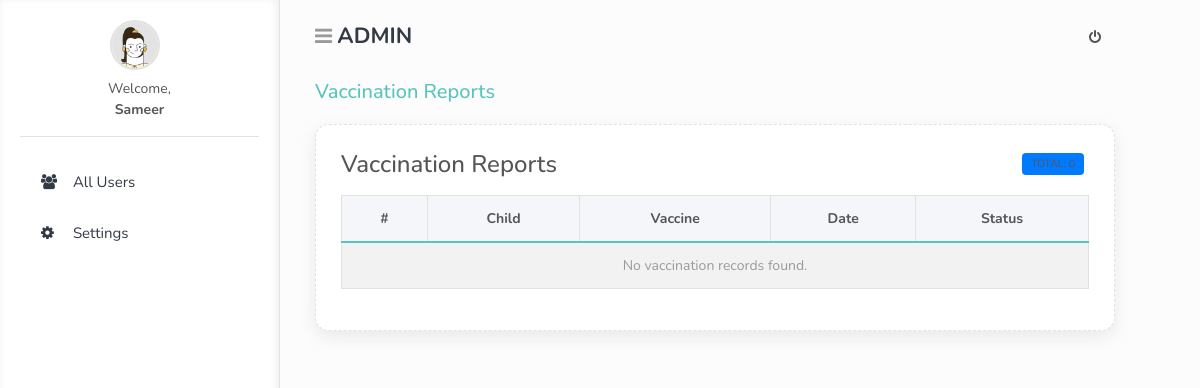
Before: /mainadmin/reports.php (signed in) with the older database file.
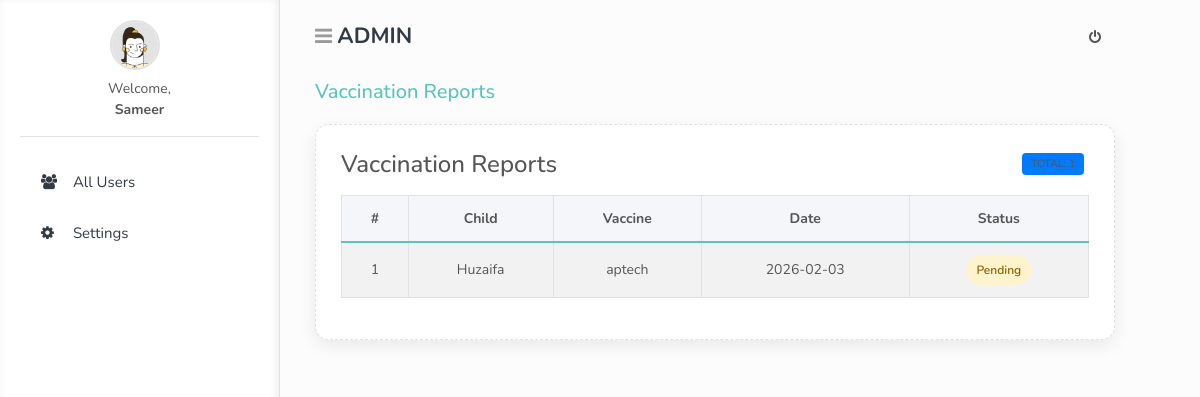
After: the same page with the newer database file.
### tables this page shows
CREATE TABLE `bookings` (
  `id` int(11) NOT NULL,
  `child_id` int(11) DEFAULT NULL,
  `hospital_id` int(11) DEFAULT NULL,
  `vaccine_name` varchar(100) DEFAULT NULL,
  `booking_date` date DEFAULT NULL,
  `status` varchar(30) DEFAULT NULL,
  `created_at` timestamp NOT NULL DEFAULT current_timestamp()
);

CREATE TABLE `children` (
  `child_id` int(11) NOT NULL,
  `parent_id` int(11) NOT NULL,
  `child_name` varchar(100) NOT NULL,
  `birth_date` date NOT NULL,
  `vaccination_status` varchar(50) DEFAULT 'Pending'
);

### mainadmin/reports.php (the view, shortened to what this page needs)
<?php
include '../base/header.php';
include '../includes/db.php';
$result = mysqli_query($conn, "
    SELECT
        c.child_name,
        b.vaccine_name,
        b.booking_date,
        b.status
    FROM bookings b
    JOIN children c ON c.child_id = b.child_id
    ORDER BY b.booking_date DESC
");
?>
<div class="card report-card">
    <div class="d-flex justify-content-between align-items-center mb-3">
        <h4 class="m-0">Vaccination Reports</h4>
        <span class="badge bg-primary">
        </span>
    </div>
    <table class="table table-striped table-bordered table-hover text-center align-middle">
        <thead>
            <tr>
                <th>#</th>
                <th>Child</th>
                <th>Vaccine</th>
                <th>Date</th>
                <th>Status</th>
            </tr>
        </thead>
        <tbody>
        <?php
        $i = 1;
        if (mysqli_num_rows($result) > 0):
            while ($r = mysqli_fetch_assoc($result)):
                $statusRaw = $r['status'] ?? '';
                $status = trim((string)$statusRaw);
                $badgeClass = 'status-other';
                if (strtolower($status) === 'pending') $badgeClass = 'status-pending';
        ?>
            <tr>
                <td><?= $i++ ?></td>
                <td><?= htmlspecialchars($r['child_name']) ?></td>
                <td><?= htmlspecialchars($r['vaccine_name'] ?? '') ?></td>
                <td><?= htmlspecialchars($r['booking_date'] ?? '') ?></td>
                <td>
                    <span class="status-pill <?= $badgeClass ?>">
                        <?= htmlspecialchars($status ?: 'N/A') ?>
                    </span>
                </td>
            </tr>
        <?php
            endwhile;
        else:
        ?>
            <tr>
                <td colspan="5" class="text-muted text-center">
                    No vaccination records found.
                </td>
            </tr>
        <?php endif; ?>
        </tbody>
    </table>
</div>
<?php include '../base/footer.php'; ?>

Changed rows visible on the page:
added bookings: child.child_name "Huzaifa", vaccine_name "aptech", booking_date "2026-02-03", status "Pending"
Other visible differences:
text no longer shown: "No vaccination records found."
